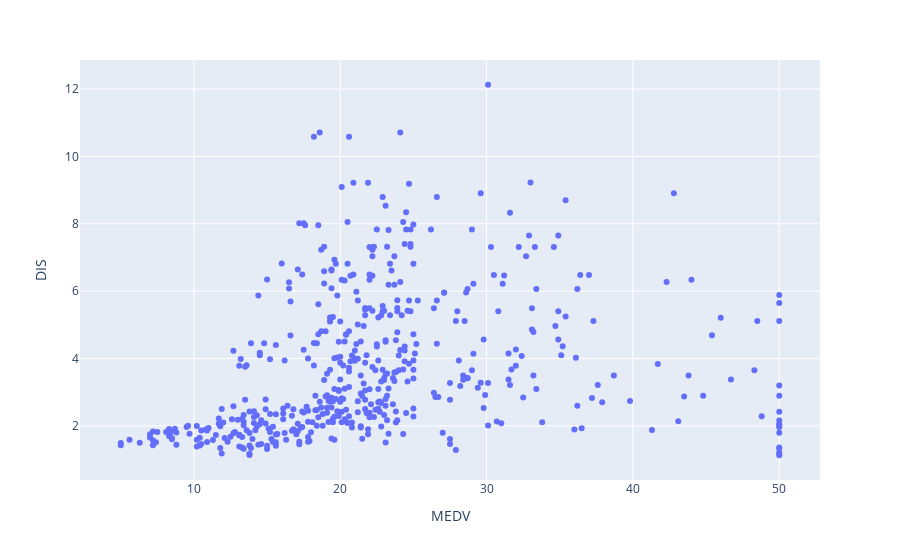

This figure's notebook cell:
### Markdown cell above
#### vs DIS: weighted distances to five Boston employment centres

### Code cell
px.scatter(housing_df, x = "MEDV" , y = "DIS")

### Figure 1 — Plotly figure (JSON) as saved in the notebook; plotly's stock layout.template omitted (floating-point values rounded to 4 significant figures; data arrays with more than 128 entries replaced by an {"elided": "..."} marker saying what was removed)
{"data": [{"hovertemplate": "MEDV=%{x}<br>DIS=%{y}<extra></extra>", "legendgroup": "", "marker": {"color": "#636efa", "symbol": "circle"}, "mode": "markers", "name": "", "orientation": "v", "showlegend": false, "type": "scatter", "x": {"elided": "506 float values"}, "xaxis": "x", "y": {"elided": "506 float values"}, "yaxis": "y"}], "layout": {"legend": {"tracegroupgap": 0}, "margin": {"t": 60}, "xaxis": {"anchor": "y", "domain": [0, 1], "title": {"text": "MEDV"}}, "yaxis": {"anchor": "x", "domain": [0, 1], "title": {"text": "DIS"}}}}
